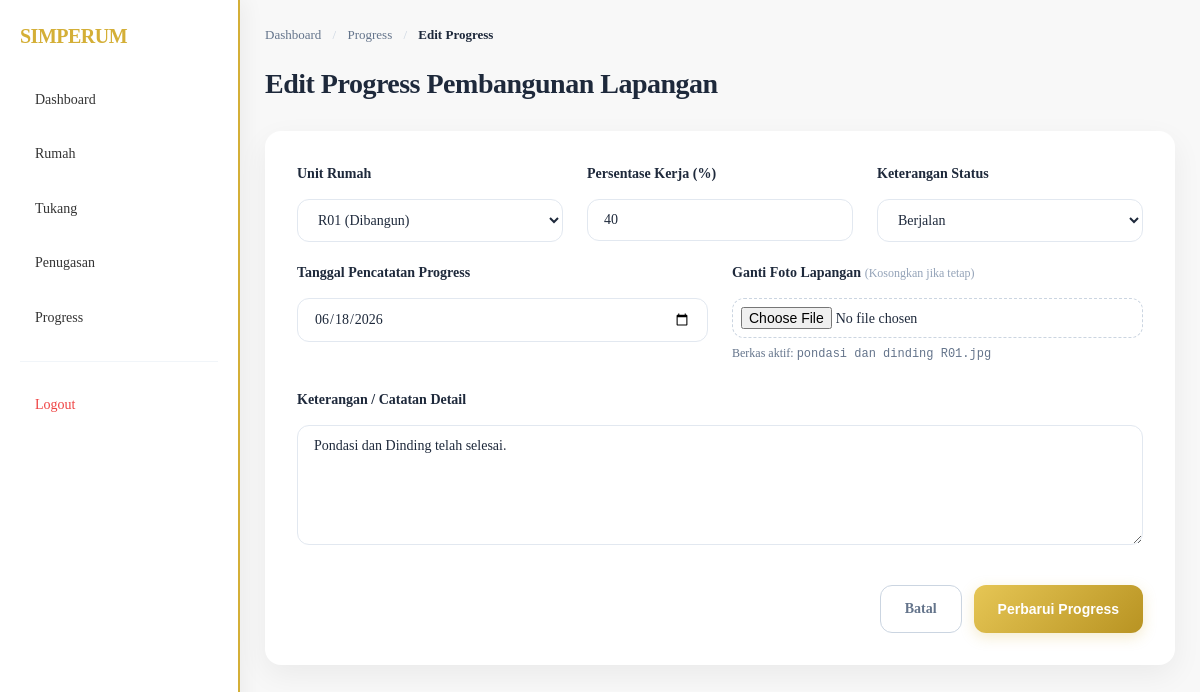
Screenshot of /admin/edit_progress.php?id=1 (signed in) with the database file from the repository.
### tables this page shows
CREATE TABLE `progress_pembangunan` (
  `id_progress` int(11) NOT NULL,
  `id_rumah` int(11) NOT NULL,
  `persentase` int(11) NOT NULL,
  `status_progress` enum('belum_dimulai','berjalan','selesai') DEFAULT 'berjalan',
  `deskripsi` text DEFAULT NULL,
  `foto_progress` varchar(255) DEFAULT NULL,
  `tanggal_progress` date DEFAULT NULL
);

CREATE TABLE `rumah` (
  `id_rumah` int(11) NOT NULL,
  `kode_rumah` varchar(10) NOT NULL,
  `alamat` text NOT NULL,
  `luas_tanah` int(11) NOT NULL,
  `luas_bangunan` int(11) NOT NULL,
  `jumlah_kamar` int(11) NOT NULL,
  `jumlah_kamar_mandi` int(11) NOT NULL,
  `harga` bigint(20) NOT NULL,
  `status` enum('tersedia','dipesan','dibangun','terjual') DEFAULT 'tersedia',
  `foto_rumah` varchar(255) DEFAULT NULL,
  `denah_rumah` varchar(255) DEFAULT NULL,
  `deskripsi` text DEFAULT NULL,
  `posisi_x` int(11) DEFAULT 0,
  `posisi_y` int(11) DEFAULT 0
);

### admin/edit_progress.php (the view, shortened to what this page needs)
<?php
include '../config/koneksi.php';
$id = $_GET['id'];
$query = mysqli_query($conn, "SELECT * FROM progress_pembangunan WHERE id_progress='$id'");
$data = mysqli_fetch_assoc($query);
$rumah = mysqli_query($conn, "SELECT * FROM rumah");
?>
<!DOCTYPE html>
<html lang="id">
<head>
    <link rel="stylesheet" href="../css/style.css">
</head>
<body>
<div class="sidebar" id="sidebarMenu">
    <h2>SIMPERUM</h2>
    <a href="dashboard.php">Dashboard</a>
    <a href="rumah.php">Rumah</a>
    <a href="tukang.php">Tukang</a>
    <a href="penugasan.php">Penugasan</a>
    <a href="progress.php">Progress</a>
    <hr style="border: 0; border-top: 1px solid #f1f5f9; margin: 20px 0;">
    <a href="../logout.php" style="color: #ef4444;">Logout</a>
</div>
<div class="content">
    <div class="breadcrumb">
        <a href="dashboard.php" style="text-decoration: none; color: #64748b;">Dashboard</a>
        <span style="margin: 0 8px; color: #cbd5e1;">/</span>
        <a href="progress.php" style="text-decoration: none; color: #64748b;">Progress</a>
        <span style="margin: 0 8px; color: #cbd5e1;">/</span>
        <span style="color: #1e293b; font-weight: 600;">Edit Progress</span>
    </div>
    <h2 style="font-size: 28px; font-weight: 700; color: #1e293b; margin-bottom: 24px; letter-spacing: -0.5px;">
        Edit Progress Pembangunan Lapangan
    </h2>
    <div class="form-container">
        <form method="POST" enctype="multipart/form-data">
            <div style="display: grid; grid-template-columns: repeat(auto-fit, minmax(200px, 1fr)); gap: 24px; margin-bottom: 20px;">
                <div>
                    <label style="font-weight: 600; color: #1e293b; font-size: 14px;">Unit Rumah</label>
                    <select name="id_rumah" required style="cursor: pointer;">
                        <?php while($r = mysqli_fetch_assoc($rumah)){ ?>
                            <option value="<?= $r['id_rumah']; ?>" <?= ($data['id_rumah'] == $r['id_rumah']) ? 'selected' : ''; ?>>
                                <?= $r['kode_rumah']; ?> (<?= ucfirst($r['status']); ?>)
                            </option>
                        <?php } ?>
                    </select>
                </div>
                <div>
                    <label style="font-weight: 600; color: #1e293b; font-size: 14px;">Persentase Kerja (%)</label>
                    <input type="number" name="persentase" min="0" max="100" value="<?= $data['persentase']; ?>" required>
                </div>
                <div>
                    <label style="font-weight: 600; color: #1e293b; font-size: 14px;">Keterangan Status</label>
                    <select name="status_progress" required style="cursor: pointer;">
                        <option value="Berjalan" <?= ($data['status_progress'] == 'Berjalan') ? 'selected' : ''; ?>>Berjalan</option>
                    </select>
                </div>
            </div>
            <div style="display: grid; grid-template-columns: repeat(auto-fit, minmax(240px, 1fr)); gap: 24px; margin-bottom: 24px;">
                <div>
                    <label style="font-weight: 600; color: #1e293b; font-size: 14px;">Tanggal Pencatatan Progress</label>
                    <input type="date" name="tanggal_progress" value="<?= $data['tanggal_progress']; ?>" required style="cursor: pointer;">
                </div>
                <div>
                    <label style="font-weight: 600; color: #1e293b; font-size: 14px;">Ganti Foto Lapangan <span style="font-size:12px; color:#94a3b8; font-weight:400;">(Kosongkan jika tetap)</span></label>
                    <input type="file" name="foto_progress" style="border: 1px dashed #cbd5e1; padding: 8px;">
                    <p style="font-size: 12px; color: #64748b; margin-top: 6px; margin-bottom: 0;">Berkas aktif: <code><?= $data['foto_progress']; ?></code></p>
                </div>
            </div>
            <div style="margin-bottom: 32px;">
                <label style="font-weight: 600; color: #1e293b; font-size: 14px;">Keterangan / Catatan Detail</label>
                <textarea name="deskripsi" style="height: 120px; resize: vertical;"><?= $data['deskripsi']; ?></textarea>
            </div>
            <div class="btn-group" style="display: flex; gap: 12px; justify-content: flex-end;">
                <a href="progress.php" class="btn" style="background: transparent; border: 1px solid #cbd5e1; color: #64748b; box-shadow: none;">Batal</a>
                <button type="submit" name="update" class="btn">Perbarui Progress</button>
            </div>
        </form>
    </div>
</div>
</body>
</html>

### css/style.css (style rules this page uses)
:root { --primary-gold: #d4af37; --gold-gradient: linear-gradient(135deg, #e6c655, #b89322); --gold-light: rgba(212, 175, 55, 0.1); --text-main: #1e293b; --text-muted: #64748b; --bg-main: #f8fafc; --bg-card: #ffffff; --border-color: #e2e8f0; --radius-sm: 8px; --radius-md: 12px; --radius-lg: 16px; --shadow-sm: 0 2px 8px rgba(0, 0, 0, 0.04); --shadow-md: 0 10px 30px rgba(0, 0, 0, 0.06); --shadow-lg: 0 20px 40px rgba(212, 175, 55, 0.12); }
* { box-sizing: border-box; margin: 0; padding: 0; }
body { font-family: 'Plus Jakarta Sans', 'Segoe UI', sans-serif; background-color: var(--bg-main); color: var(--text-main); line-height: 1.6; -webkit-font-smoothing: antialiased; }
.sidebar { width: 260px; height: 100vh; position: fixed; top: 0; left: 0; background: var(--bg-card); border-right: 1px solid var(--border-color); padding: 32px 24px; overflow-y: auto; z-index: 90; }
.sidebar h2 { color: var(--primary-gold); margin-bottom: 32px; font-size: 20px; font-weight: 700; letter-spacing: -0.5px; }
.sidebar a { display: flex; align-items: center; padding: 12px 16px; margin-top: 8px; text-decoration: none; color: var(--text-muted); border-radius: var(--radius-md); font-weight: 500; font-size: 14px; transition: all 0.3s cubic-bezier(0.4, 0, 0.2, 1); }
.content { margin-left: 260px; padding: 40px; }
.btn { display: inline-flex; align-items: center; justify-content: center; padding: 12px 24px; border-radius: var(--radius-md); background: var(--gold-gradient); color: #ffffff; text-decoration: none; font-weight: 600; font-size: 14px; border: none; cursor: pointer; box-shadow: 0 4px 14px rgba(212, 175, 55, 0.25); transition: all 0.3s cubic-bezier(0.4, 0, 0.2, 1); }
input, select, textarea { width: 100%; padding: 12px 16px; margin-top: 8px; border-radius: var(--radius-md); border: 1px solid var(--border-color); outline: none; background: var(--bg-card); font-family: inherit; font-size: 14px; color: var(--text-main); transition: all 0.2s ease; }
.breadcrumb { font-size: 13px; font-weight: 500; color: var(--text-muted); margin-bottom: 16px; }

### admin/edit_progress.php (style rules this page uses)
body { margin: 0; background: #f8f8f8; font-family: inherit; }
.sidebar { width: 240px; height: 100vh; position: fixed; top: 0; left: 0; background: white; border-right: 2px solid #d4af37; padding: 20px; box-shadow: 5px 0 20px rgba(0,0,0,0.05); box-sizing: border-box; transition: transform 0.3s ease-in-out; z-index: 1000; }
.sidebar h2 { color: #d4af37; margin: 0 0 25px 0; }
.sidebar a { display: block; padding: 12px 15px; margin-top: 8px; text-decoration: none; color: #333; border-radius: 8px; transition: 0.3s; font-weight: 500; }
.content { margin-left: 240px; padding: 25px; box-sizing: border-box; transition: margin-left 0.3s ease-in-out; }
.form-container { background: white; padding: 32px; border-radius: var(--radius-lg); box-shadow: var(--shadow-md); }
select, input, textarea { width: 100%; box-sizing: border-box; }
label { display: block; margin-bottom: 6px; }

### rows the page displays
progress_pembangunan: id_rumah "R01 (Dibangun)", persentase "40", tanggal_progress "06/18/2026", foto_progress "pondasi dan dinding R01.jpg", deskripsi "Pondasi dan Dinding telah selesai."
